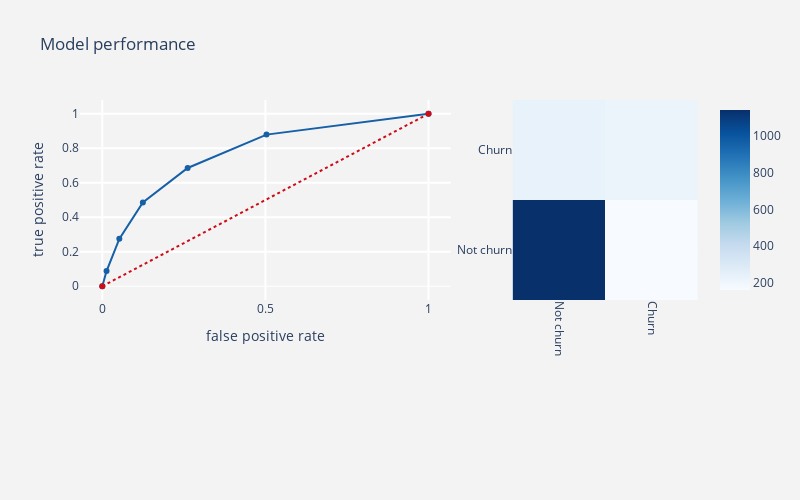

Source (notebook cell):
### Markdown cell above
### 5.1 KNN Classifier<a id='knnclassifier'></a>

### Code cell
#initiate a KNN model
knn = KNeighborsClassifier(algorithm='auto', leaf_size=30, metric='minkowski', 
                           metric_params=None, n_jobs=1, n_neighbors=5, p=2, weights='uniform') 

#fit the model to our train_X and train_Y data
knn.fit(train_X,train_Y)

#predict class labels for test_X
predictions = knn.predict(test_X)
#Return probability estimates for test_X
probabilities = knn.predict_proba(test_X)

#print the KNN Classifier Classification Report
print ("K-Nearest Neighbors Classifier")
print ("\n Classification report : \n", classification_report(test_Y, predictions))
print ("Accuracy Score : ", accuracy_score(test_Y, predictions))
#confusion matrix
conf_matrix = confusion_matrix(test_Y,predictions)
#roc_auc_score
model_roc_auc = roc_auc_score(test_Y,predictions)
print ("Area under curve : ",model_roc_auc)
fpr,tpr,thresholds = roc_curve(test_Y,probabilities[:,1])
 
#plot roc curve
trace1 = go.Scatter(x = fpr,y = tpr,
name = "Roc : " + str(model_roc_auc),
line = dict(color = ('rgb(22, 96, 167)'),width = 2),
)
trace2 = go.Scatter(x = [0,1],y=[0,1],
line = dict(color = ('rgb(205, 12, 24)'),width = 2,
dash = 'dot'))
 
#plot confusion matrix
trace3 = go.Heatmap(z = conf_matrix ,x = ["Not churn","Churn"],
y = ["Not churn","Churn"],
showscale = True,colorscale = "Blues",name = "matrix",
xaxis = "x2",yaxis = "y2"
)
 
layout = go.Layout(dict(title="Model performance" ,
autosize = False,height = 500,width = 800,
showlegend = False,
plot_bgcolor = "rgb(243,243,243)",
paper_bgcolor = "rgb(243,243,243)",
xaxis = dict(title = "false positive rate",
gridcolor = 'rgb(255, 255, 255)',
domain=[0, 0.6],
ticklen=5,gridwidth=2),
yaxis = dict(title = "true positive rate",
gridcolor = 'rgb(255, 255, 255)',
zerolinewidth=1,
ticklen=5,gridwidth=2),
margin = dict(b=200),
xaxis2=dict(domain=[0.7, 1],tickangle = 90,
gridcolor = 'rgb(255, 255, 255)'),
yaxis2=dict(anchor='x2',gridcolor = 'rgb(255, 255, 255)')))
    
data = [trace1,trace2,trace3]
fig = go.Figure(data=data,layout=layout)
 
py.iplot(fig)

### Figure 1 — Plotly figure (JSON) as saved in the notebook; plotly's stock layout.template omitted (floating-point values rounded to 4 significant figures)
{"data": [{"line": {"color": "rgb(22, 96, 167)", "width": 2}, "name": "Roc : 0.6806929064795527", "type": "scatter", "x": [0, 0.01305, 0.05219, 0.1243, 0.2617, 0.5035, 1], "y": [0, 0.08791, 0.2747, 0.4857, 0.6857, 0.8791, 1]}, {"line": {"color": "rgb(205, 12, 24)", "dash": "dot", "width": 2}, "type": "scatter", "x": [0, 1], "y": [0, 1]}, {"colorscale": [[0, "rgb(247,251,255)"], [0.125, "rgb(222,235,247)"], [0.25, "rgb(198,219,239)"], [0.375, "rgb(158,202,225)"], [0.5, "rgb(107,174,214)"], [0.625, "rgb(66,146,198)"], [0.75, "rgb(33,113,181)"], [0.875, "rgb(8,81,156)"], [1, "rgb(8,48,107)"]], "name": "matrix", "showscale": true, "type": "heatmap", "x": ["Not churn", "Churn"], "xaxis": "x2", "y": ["Not churn", "Churn"], "yaxis": "y2", "z": [[1141, 162], [234, 221]]}], "layout": {"autosize": false, "height": 500, "margin": {"b": 200}, "paper_bgcolor": "rgb(243,243,243)", "plot_bgcolor": "rgb(243,243,243)", "showlegend": false, "title": {"text": "Model performance"}, "width": 800, "xaxis": {"domain": [0, 0.6], "gridcolor": "rgb(255, 255, 255)", "gridwidth": 2, "ticklen": 5, "title": {"text": "false positive rate"}}, "xaxis2": {"domain": [0.7, 1], "gridcolor": "rgb(255, 255, 255)", "tickangle": 90}, "yaxis": {"gridcolor": "rgb(255, 255, 255)", "gridwidth": 2, "ticklen": 5, "title": {"text": "true positive rate"}, "zerolinewidth": 1}, "yaxis2": {"anchor": "x2", "gridcolor": "rgb(255, 255, 255)"}}}
